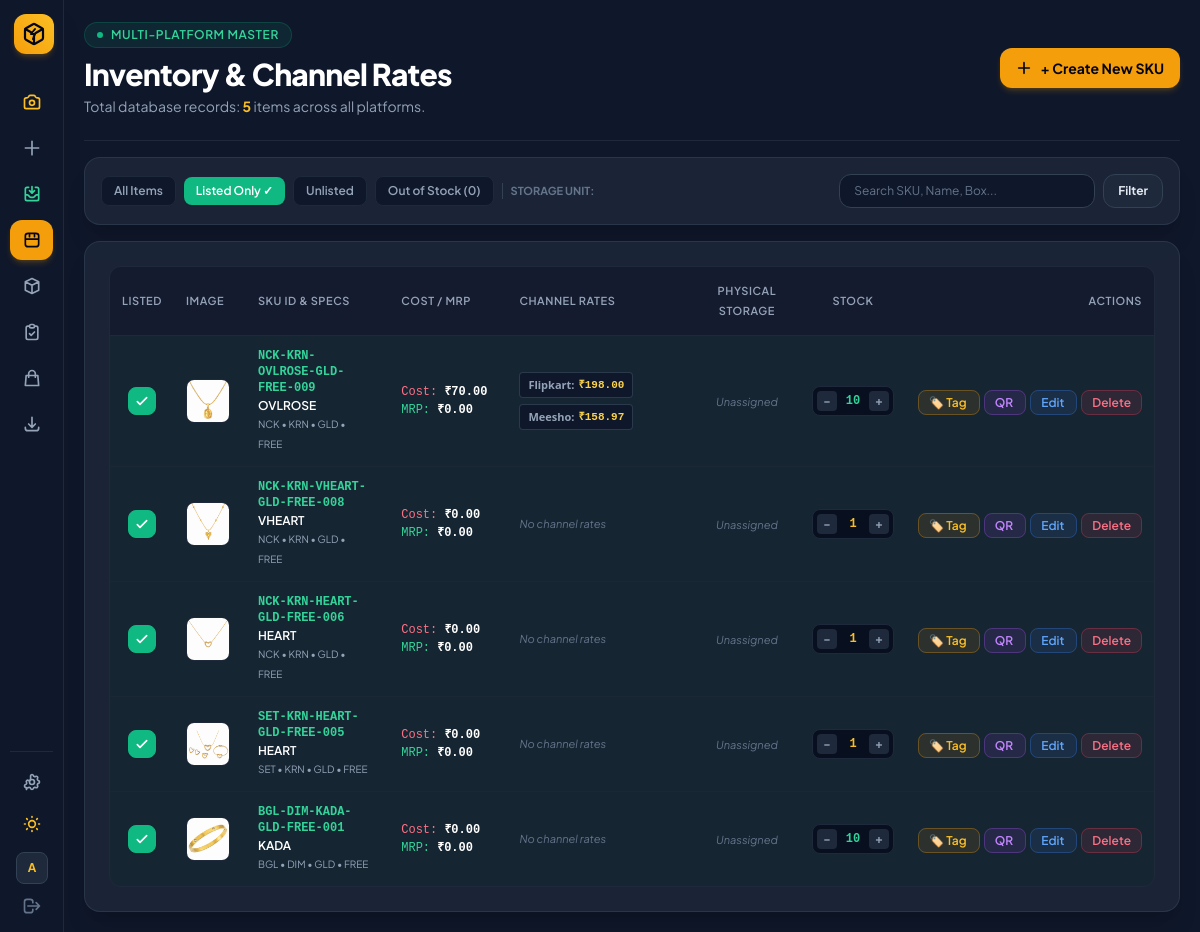
Before: /inventory/?status=listed (signed in) with the older database file.
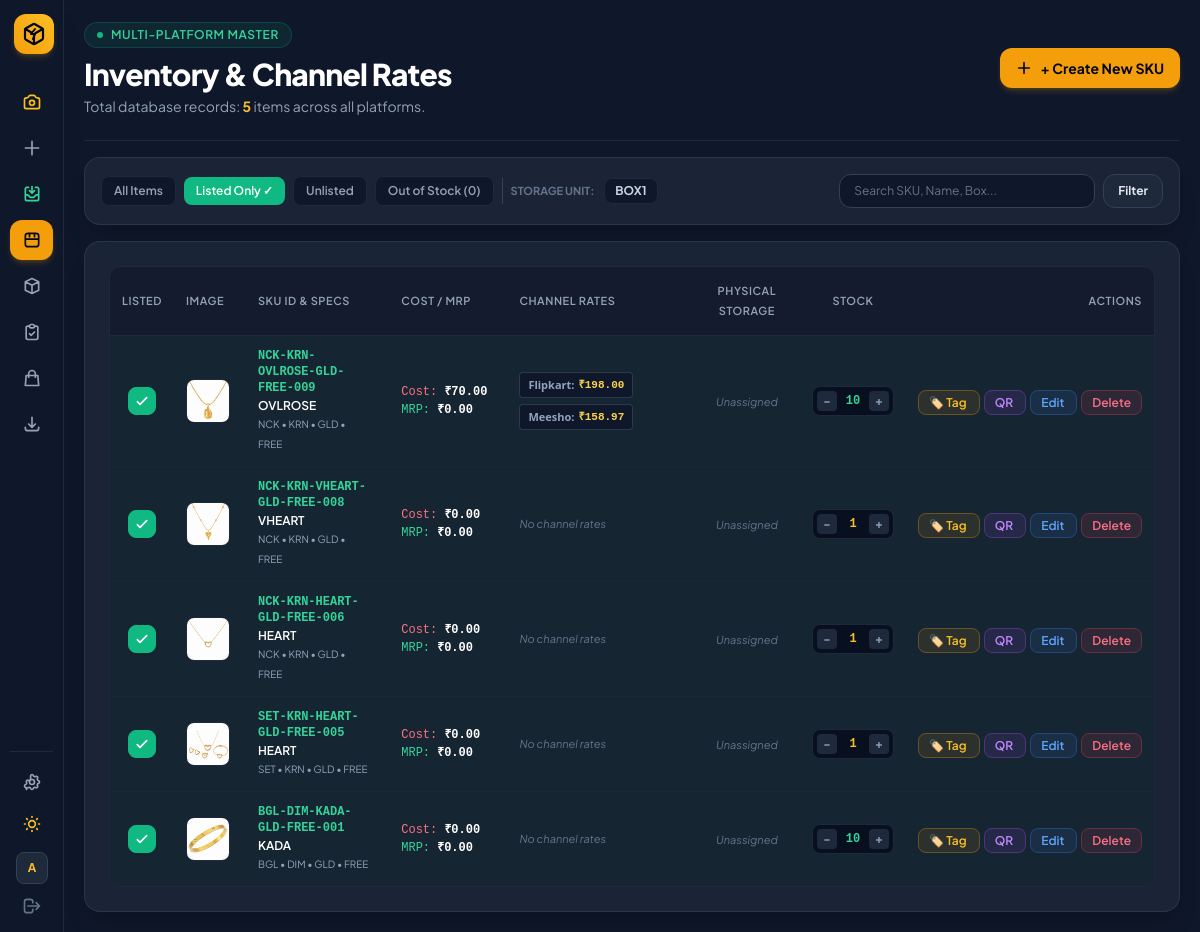
After: the same page with the newer database file.
### sku_manager/models.py (models this page shows, shortened)
class JewelrySKU(models.Model):
    CATEGORY_CHOICES = [
        ('APP', 'APP - Apparel / Clothing'),
        ('ACC', 'ACC - Accessories'),
        ('ELC', 'ELC - Electronics / Gadgets'),
        ('FTW', 'FTW - Footwear'),
        ('HOM', 'HOM - Home & Living'),
        ('BEA', 'BEA - Beauty & Care'),
        ('NCK', 'NCK - Necklace / Chain'),
        ('BGL', 'BGL - Bangles / Kada'),
        ('GEN', 'GEN - General Goods'),
    ]
    COLOR_CHOICES = [
        ('BLK', 'BLK - Black'),
        ('WHT', 'WHT - White'),
        ('BLU', 'BLU - Blue'),
        ('RED', 'RED - Red'),
        ('GRN', 'GRN - Green'),
        ('GLD', 'GLD - Gold'),
        ('SLV', 'SLV - Silver'),
        ('BRN', 'BRN - Brown'),
        ('MTC', 'MTC - Multi-Color'),
    ]
    category = models.CharField(max_length=10, choices=CATEGORY_CHOICES, default='GEN')
    style = models.CharField(max_length=20, default='STD')
    name = models.CharField(max_length=50, default='ITEM')
    color = models.CharField(max_length=20, choices=COLOR_CHOICES, default='BLK')
    size = models.CharField(max_length=20, default='FREE')
    number = models.CharField(max_length=10, default='001')
    sku = models.CharField(max_length=100, unique=True, editable=False)
    image = models.ImageField(upload_to='products/', null=True, blank=True)
    is_listed = models.BooleanField(default=False)
    batch_no = models.CharField(max_length=50, blank=True, default='')
    stock = models.PositiveIntegerField(default=0)
    storage_box = models.ForeignKey(StorageBox, on_delete=models.SET_NULL, null=True, blank=True, related_name='skus')
    section_name = models.CharField(max_length=50, blank=True, default='Section A')
    purchase_price = models.DecimalField(max_digits=10, decimal_places=2, default=0.00)
    selling_price = models.DecimalField(max_digits=10, decimal_places=2, default=0.00)
    created_at = models.DateTimeField(auto_now_add=True)
    updated_at = models.DateTimeField(auto_now=True)
    class Meta:
        ordering = ['-created_at']

class PlatformPrice(models.Model):
    sku = models.ForeignKey(JewelrySKU, on_delete=models.CASCADE, related_name='platform_prices')
    platform = models.ForeignKey(Platform, on_delete=models.CASCADE)
    price = models.DecimalField(max_digits=10, decimal_places=2, default=0.00)
    class Meta:
        unique_together = ('sku', 'platform')

class Platform(models.Model):
    name = models.CharField(max_length=50, unique=True)
    created_at = models.DateTimeField(auto_now_add=True)

class StorageBox(models.Model):
    name = models.CharField(max_length=50, unique=True)
    description = models.CharField(max_length=100, blank=True, default='')
    color_tag = models.CharField(max_length=20, default='#F59E0B')
    created_at = models.DateTimeField(auto_now_add=True)
    class Meta:
        ordering = ['name']

### sku_manager/views.py (the view, shortened to what this page needs)
# urls.py: path('', views.sku_inventory, name='sku_inventory'),
@login_required(login_url='login')
def sku_inventory(request):
    search_query = request.GET.get('q', '').strip()
    filter_status = request.GET.get('status', '').strip()
    filter_box = request.GET.get('box', '').strip()
    platforms = get_or_seed_platforms()
    boxes = get_all_boxes()
    sku_list = JewelrySKU.objects.select_related('storage_box').prefetch_related('platform_prices__platform').all()
    if filter_box:
        sku_list = sku_list.filter(storage_box__id=filter_box)
    if filter_status == 'listed':
        sku_list = sku_list.filter(is_listed=True)
    elif filter_status == 'unlisted':
        sku_list = sku_list.filter(is_listed=False)
    elif filter_status == 'out_of_stock':
        sku_list = sku_list.filter(stock=0)
    paginator = Paginator(sku_list, 10)
    skus = paginator.get_page(request.GET.get('page'))
    return render(request, 'sku_manager/inventory.html', {
        'skus': skus,
        'platforms': platforms,
        'boxes': boxes,
        'search_query': search_query,
        'filter_status': filter_status,
        'filter_box': filter_box,
        'total_count': sku_list.count(),
        'active_page': 'inventory',
    })

### sku_manager/views.py (called while the page is built)
def get_or_seed_platforms():
    if not Platform.objects.exists():
        for name in DEFAULT_PLATFORMS:
            Platform.objects.get_or_create(name=name)
    return Platform.objects.all().order_by('id')

def get_all_boxes():
    return StorageBox.objects.all().order_by('name')

### templates/sku_manager/inventory.html (shortened to what the changed rows need)
{% extends "sku_manager/base.html" %}
{% block content %}
<header class="flex flex-col sm:flex-row sm:items-center justify-between border-b border-slate-200 dark:border-slate-800 pb-6 gap-4">
  <div>
    <h1 class="text-3xl font-extrabold tracking-tight text-slate-900 dark:text-white">Inventory & Channel Rates</h1>
  </div>
</header>
<div class="bg-white dark:bg-slate-800/80 border border-slate-200 dark:border-slate-700/60 rounded-2xl p-4 shadow-sm dark:shadow-xl flex flex-col md:flex-row md:items-center justify-between gap-4">
  <div class="flex items-center gap-2 text-xs flex-wrap">
    <div class="flex items-center gap-1.5 text-xs flex-wrap pl-2 border-l border-slate-200 dark:border-slate-700">
      <span class="text-[11px] text-slate-400 dark:text-slate-500 font-bold uppercase mr-1">Storage Unit:</span>
      {% for b in boxes %}
        <a href="{% url 'sku_inventory' %}?box={{ b.id }}"
           class="px-2.5 py-1 rounded-lg text-xs font-bold transition {% if filter_box == b.id|stringformat:'s' %}bg-amber-500 text-slate-950 shadow-sm{% else %}bg-slate-100 dark:bg-slate-900 text-slate-700 dark:text-slate-300 border border-slate-200 dark:border-slate-800 hover:bg-slate-200 dark:hover:text-white{% endif %}">
          {{ b.name }}
        </a>
      {% endfor %}
    </div>
  </div>
</div>
<div class="bg-white dark:bg-slate-800/80 border border-slate-200 dark:border-slate-700/60 rounded-2xl p-4 sm:p-6 shadow-sm dark:shadow-xl space-y-4">
  <div class="overflow-x-auto rounded-xl border border-slate-200 dark:border-slate-800">
    <table class="w-full text-left text-sm text-slate-700 dark:text-slate-300">
      <thead class="bg-slate-50 dark:bg-slate-900/60 text-[11px] uppercase tracking-wider text-slate-500 dark:text-slate-400 border-b border-slate-200 dark:border-slate-800">
        <tr>
          <th class="py-3.5 px-3 font-semibold text-center w-14">Listed</th>
          <th class="py-3.5 px-3 font-semibold w-14">Image</th>
          <th class="py-3.5 px-4 font-semibold">SKU ID & Specs</th>
          <th class="py-3.5 px-4 font-semibold">Cost / MRP</th>
          <th class="py-3.5 px-4 font-semibold">Channel Rates</th>
          <th class="py-3.5 px-3 text-center font-semibold">Physical Storage</th>
          <th class="py-3.5 px-3 font-semibold text-center">Stock</th>
          <th class="py-3.5 px-3 text-right font-semibold">Actions</th>
        </tr>
      </thead>
      <tbody class="divide-y divide-slate-100 dark:divide-slate-800/60 font-normal">
        {% for item in skus %}
          <tr class="transition {% if item.is_listed %}bg-emerald-500/5 dark:bg-emerald-950/20 hover:bg-emerald-500/10 dark:hover:bg-emerald-900/30{% else %}hover:bg-slate-50 dark:hover:bg-slate-800/40{% endif %}">
            <td class="py-3 px-3 text-center">
              <a href="{% url 'sku_toggle_listed' item.pk %}" title="Toggle Listed Status"
                 class="inline-flex items-center justify-center w-7 h-7 rounded-lg transition border {% if item.is_listed %}bg-emerald-500 text-white border-emerald-500 hover:bg-emerald-400 shadow-sm{% else %}bg-slate-100 dark:bg-slate-900 text-slate-400 dark:text-slate-600 border-slate-300 dark:border-slate-700 hover:border-amber-500 hover:text-amber-500{% endif %}">
                <svg class="w-4 h-4" fill="none" stroke="currentColor" stroke-width="2.5" viewBox="0 0 24 24"><path stroke-linecap="round" stroke-linejoin="round" d="M5 13l4 4L19 7"></path></svg>
              </a>
            </td>
            <td class="py-3 px-3">
              <div class="w-11 h-11 rounded-lg bg-slate-100 dark:bg-slate-950 border border-slate-200 dark:border-slate-800 overflow-hidden flex items-center justify-center">
                {% if item.image %}
                  <img src="{{ item.image.url }}" alt="{{ item.name }}" class="w-full h-full object-cover">
                {% else %}
                  <span class="text-[9px] text-slate-400 dark:text-slate-600 font-mono">N/A</span>
                {% endif %}
              </div>
            </td>
            <td class="py-3 px-4">
              <div class="font-mono font-bold {% if item.is_listed %}text-emerald-600 dark:text-emerald-400{% else %}text-amber-600 dark:text-amber-400{% endif %} text-xs">
                {{ item.sku }}
              </div>
              <div class="font-semibold text-slate-900 dark:text-white text-xs mt-0.5">{{ item.name }}</div>
              <div class="text-[10px] text-slate-500 dark:text-slate-400">{{ item.category }} • {{ item.style }} • {{ item.color }} • {{ item.size }}</div>
            </td>
            <td class="py-3 px-4 whitespace-nowrap text-xs font-mono">
              <div class="text-rose-600 dark:text-rose-400">Cost: <strong class="text-slate-900 dark:text-white">₹{{ item.purchase_price }}</strong></div>
              <div class="text-emerald-600 dark:text-emerald-400 mt-0.5">MRP: <strong class="text-slate-900 dark:text-white">₹{{ item.selling_price }}</strong></div>
            </td>
            <td class="py-3 px-4">
              <div class="flex flex-wrap gap-1.5 max-w-sm">
                {% for pp in item.platform_prices.all %}
                  <div class="inline-flex items-center gap-1 bg-slate-100 dark:bg-slate-900 border border-slate-200 dark:border-slate-700/80 px-2 py-0.5 rounded text-[11px] font-mono shadow-xs">
                    <span class="text-slate-500 dark:text-slate-400 font-sans font-semibold">{{ pp.platform.name }}:</span>
                    <span class="text-amber-600 dark:text-amber-300 font-bold">₹{{ pp.price }}</span>
                  </div>
                {% empty %}
                  <span class="text-[11px] text-slate-400 dark:text-slate-500 italic">No channel rates</span>
                {% endfor %}
              </div>
            </td>
            <td class="py-3 px-3 text-center whitespace-nowrap">
              {% if item.storage_box %}
                <div class="inline-flex items-center gap-1.5 px-2.5 py-1 rounded-lg text-xs font-bold font-mono"
                     style="background-color: {{ item.storage_box.color_tag }}20; color: {{ item.storage_box.color_tag }}; border: 1px solid {{ item.storage_box.color_tag }}55;">
                  <span>📍 {{ item.storage_box.name }}</span>
                  <span class="opacity-40">•</span>
                  <span class="text-slate-900 dark:text-white font-semibold">{{ item.section_name|default:"Main" }}</span>
                </div>
              {% else %}
                <span class="text-[11px] text-slate-400 dark:text-slate-500 italic">Unassigned</span>
              {% endif %}
            </td>
            <td class="py-3 px-3 text-center whitespace-nowrap">
              <div class="inline-flex items-center gap-1 bg-slate-100 dark:bg-slate-950/70 border border-slate-200 dark:border-slate-800 rounded-lg p-1">
                <a href="{% url 'sku_adjust_stock' item.pk 'dec' %}" title="Decrease Stock by 1"
                   class="w-5 h-5 flex items-center justify-center rounded bg-white dark:bg-slate-800 hover:bg-rose-500/20 hover:text-rose-500 text-slate-600 dark:text-slate-400 text-xs font-bold transition shadow-xs">−</a>
                <span class="font-mono font-bold text-xs min-w-[24px] text-center {% if item.stock == 0 %}text-rose-500 dark:text-rose-400{% elif item.stock <= 5 %}text-amber-600 dark:text-amber-400{% else %}text-emerald-600 dark:text-emerald-400{% endif %}">
                  {{ item.stock }}
                </span>
                <a href="{% url 'sku_adjust_stock' item.pk 'inc' %}" title="Increase Stock by 1"
                   class="w-5 h-5 flex items-center justify-center rounded bg-white dark:bg-slate-800 hover:bg-emerald-500/20 hover:text-emerald-600 dark:hover:text-emerald-400 text-slate-600 dark:text-slate-400 text-xs font-bold transition shadow-xs">+</a>
              </div>
            </td>
            <td class="py-3 px-3 text-right space-x-1 whitespace-nowrap">
              <a href="{% url 'sku_print_label' item.pk %}" target="_blank" title="Print Tag Label"
                 class="text-xs bg-amber-500/10 hover:bg-amber-500/20 text-amber-600 dark:text-amber-400 px-2.5 py-1 rounded-lg transition border border-amber-500/30 font-semibold">
                🏷️ Tag
              </a>
              <a href="{% url 'sku_qr_download' item.pk %}" target="_blank" title="Download QR Code PNG"
                 class="text-xs bg-purple-500/10 hover:bg-purple-500/20 text-purple-600 dark:text-purple-400 px-2.5 py-1 rounded-lg transition border border-purple-500/30 font-semibold">
                QR
              </a>
              <a href="{% url 'sku_edit' item.pk %}" class="text-xs bg-blue-500/10 hover:bg-blue-500/20 text-blue-600 dark:text-blue-400 px-2.5 py-1 rounded-lg transition border border-blue-500/30 font-semibold">
                Edit
              </a>
              <a href="{% url 'sku_delete' item.pk %}" onclick="return confirm('Delete {{ item.sku }} permanently?')"
                 class="text-xs bg-rose-500/10 hover:bg-rose-500/20 text-rose-600 dark:text-rose-400 px-2.5 py-1 rounded-lg transition border border-rose-500/30 font-semibold">
                Delete
              </a>
            </td>
          </tr>
        {% empty %}
          <tr>
            <td colspan="8" class="text-center py-12 text-slate-400 dark:text-slate-500 text-sm">
              No inventory records found matching your filter criteria.
            </td>
          </tr>
        {% endfor %}
      </tbody>
    </table>
  </div>
</div>
{% endblock %}

Changed rows visible on the page:
added StorageBox: name "BOX1"
